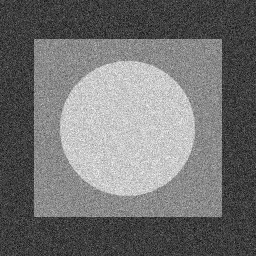
#> input picture area_processing/Noise_Filtering/Fig0504(a)(gaussian-noise).jpg, 256 x 256 px
$ python area_processing.py   (older library calls are emulated)
#> lines starting #> are read from the running program, lines starting #| are printed output that depends on the picture
import cv2
import numpy as np
import math
import copy
from PIL import Image
import os
import statistics
from multiprocessing import Pool


def show_img(image, title="image"):
    cv2.imshow(title, image)
    cv2.waitKey(0)
    cv2.destroyAllWindows()


def show_hsv(imgae, title="HSV_image"):
    show_img(cv2.cvtColor(imgae, cv2.COLOR_HSV2BGR), title)


def gaussian_kernel(size, sigma):
    kernel = np.fromfunction(lambda x, y: (1 / (2 * np.pi * sigma ** 2)) * np.exp(
        -((x - size // 2) ** 2 + (y - size // 2) ** 2) / (2 * sigma ** 2)), (size, size))
    return kernel / np.sum(kernel)


def rgb2gray(image):
    height, width = image.shape[:2]
    gray_image = image.copy()
    for i in range(height):
        for j in range(width):
            r, g, b = image[i, j]
            gray_value = 0.299 * r + 0.587 * g + 0.114 * b
            gray_image[i, j] = (gray_value, gray_value, gray_value)
    return gray_image


def noise_filtering_median(image, size=3):
    result = image.copy()
    for x in range(image.shape[0]):
        for y in range(image.shape[1]):
            targ_list = list()
            size = 7
            for dx in range(int(-size / 2), int((size + 1) / 2)):
                for dy in range(int(-size / 2), int((size + 1) / 2)):
                    try:
                        targ_list.append(image[x + dx, y + dy, 2])
                    except:
                        targ_list.append(0)
            result[x, y, 2] = statistics.median(targ_list)
    return result


def noise_filtering_gausian(image, size=7, sigma=1.5):
    result = image.copy()
    mask = gaussian_kernel(size, sigma)
    padded_image = np.pad(image, ((size // 2, size // 2), (size // 2, size // 2), (0, 0)),
                          mode='constant')
    # show_hsv(padded_image)
    for x in range(image.shape[0]):
        for y in range(image.shape[1]):
            patch = padded_image[x:x + size, y:y + size, 2]
            result[x, y, 2] = np.sum(patch * mask)
    return result


# [62 lines left out: functions HBF, edge_detection_sobel, edge_detection_prewitt, edge_detection_canny, edge_detection_log, not called in this run]


def load_img(pic):
    src = cv2.imread(pic, cv2.IMREAD_COLOR)
#> src is the input picture: shape (256, 256, 3); min 0, max 255, mean 114.3
    if src is None:
        pic = "./area_processing" + pic[1:]
        src = cv2.imread(pic, cv2.IMREAD_COLOR)
    return src


if __name__ == "__main__":
    print(os.getcwd())
    pic = "./Noise_Filtering/Fig0504(a)(gaussian-noise).jpg"
    src = load_img(pic)
    show_img(src, "noise_origin")
    gray = rgb2gray(src)
    gray_hsv = cv2.cvtColor(gray, cv2.COLOR_BGR2HSV)
#> gray_hsv: shape (256, 256, 3); mean H, S, V 0, 0, 114
    show_hsv(noise_filtering_median(gray_hsv, size=3), "noise_MD3")
#> after the loop in noise_filtering_median, `for x in range(image.shape[0]):`: result: shape (256, 256, 3); mean H, S, V 0, 0, 113.7
#> call 2 of show_img, with title = 'noise_MD3'
#> in show_img (call 2), `cv2.imshow(title, image)`:
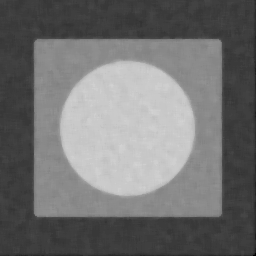
#> window 'noise_MD3': shape (256, 256, 3); min 0, max 211, mean 113.7
    show_hsv(noise_filtering_median(gray_hsv), "noise_MD7")
    show_hsv(noise_filtering_gausian(gray_hsv, 3, 0.5), "noise_GS3,0.5")
#> in noise_filtering_gausian, `padded_image = np.pad(image, ((size // 2, size // 2), (size // 2, size..`: padded_image: shape (258, 258, 3); mean H, S, V 0, 0, 112.3
#> after the loop in noise_filtering_gausian, `for x in range(image.shape[0]):`: result: shape (256, 256, 3); mean H, S, V 0, 0, 113.4
    show_hsv(noise_filtering_gausian(gray_hsv, 3, 1.5), "noise_GS3,1.5")
#> after the loop in noise_filtering_gausian (call 2), `for x in range(image.shape[0]):`: result: shape (256, 256, 3); mean H, S, V 0, 0, 113.2
    show_hsv(noise_filtering_gausian(gray_hsv, 7, 0.5), "noise_GS7,0.5")
#> in noise_filtering_gausian (call 3), `padded_image = np.pad(image, ((size // 2, size // 2), (size // 2, size..`: padded_image: shape (262, 262, 3); mean H, S, V 0, 0, 108.9
#> after the loop in noise_filtering_gausian (call 3), `for x in range(image.shape[0]):`: result: shape (256, 256, 3); mean H, S, V 0, 0, 113.4
    show_hsv(noise_filtering_gausian(gray_hsv, 7, 1.5), "noise_GS7,1.5")
#> after the loop in noise_filtering_gausian (call 4), `for x in range(image.shape[0]):`: result: shape (256, 256, 3); mean H, S, V 0, 0, 113
    pic = "./Noise_Filtering/Lena_noise.png"
    src = load_img(pic)
    show_img(src, "noise_origin")
    src = cv2.cvtColor(src, cv2.COLOR_BGR2HSV)
    #show_img(gray)
    show_img(cv2.medianBlur(src, 3),"noise_MD3RGB")
    show_img(cv2.medianBlur(src, 7), "noise_MD7RGB")
    show_hsv(noise_filtering_median(src, size=3), "noise_MD3")
    show_hsv(noise_filtering_median(src), "noise_MD7")
    show_hsv(noise_filtering_gausian(src, 3, 0.5), "noise_Gausian3,0.5")
    show_hsv(noise_filtering_gausian(src, 3, 1.5), "noise_Gausian3,1.5")
    show_hsv(noise_filtering_gausian(src, 7, 0.5), "noise_Gausian7,0.5")
    show_hsv(noise_filtering_gausian(src, 7, 1.5), "noise_Gausian7,1.5")
    pic = "./High-boost_Filtering/Fig0327(a)(tungsten_original).jpg"
    src = load_img(pic)
    show_img(src, "HBF_origin")
    gray = rgb2gray(src)
    gray_hsv = cv2.cvtColor(gray, cv2.COLOR_BGR2HSV)
    show_hsv(HBF(gray_hsv, 1), "HBF_1")  # 너무 밝아지는 경향
    show_hsv(HBF(gray_hsv, 0.2), "HBF_0.2")  # 어두워짐
    pic = "./High-boost_Filtering/Fig0525(a)(aerial_view_no_turb).jpg"
    src = load_img(pic)
    show_img(src, "HBF_origin")
    gray = rgb2gray(src)
    gray_hsv = cv2.cvtColor(gray, cv2.COLOR_BGR2HSV)
    show_hsv(HBF(gray_hsv, 1), "HBF_1")
    show_hsv(HBF(gray_hsv, 0.2), "HBF_0.2")
    pic = "./Edge_Detection/Fig0327(a)(tungsten_original).jpg"
    src = load_img(pic)
    show_img(src,"edge_origin")
    src = rgb2gray(src)
    show_img(edge_detection_sobel(src), "Edge SB")
    show_img(edge_detection_prewitt(src), "Edge PW")
    show_img(edge_detection_log(src), "Edge LoG")
    show_img(edge_detection_canny(src), "Edge CN")
    pic = "./Edge_Detection/lenna_color.bmp"
    src = load_img(pic)
    show_img(src,"edge_origin")
    src = rgb2gray(src)
    show_img(edge_detection_sobel(src), "Edge SB")
    show_img(edge_detection_prewitt(src), "Edge PW")
    show_img(edge_detection_log(src,size=9), "Edge LoG9")
    show_img(edge_detection_canny(src), "Edge CN")
